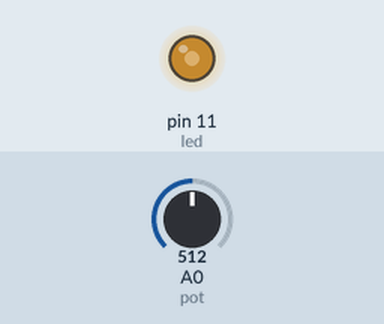
The sketch below on a simulated Arduino Uno, built with avr-gcc and run on an emulated ATmega328P. Parts: output pins drawn as LEDs (lit = HIGH). The inputs (shaded band) are chosen by the test bench; at power-on: A0 (pot) = 512.

Above: at 1.2 s.
1.3 s: A0 (pot) set to 716
At 2.5 s:
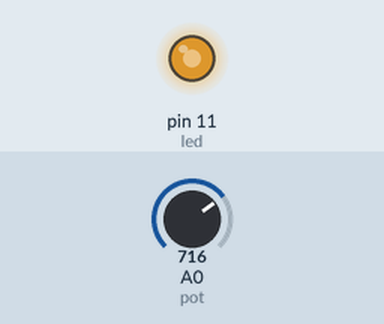
2.8 s: A0 (pot) set to 900
At 3.7 s:
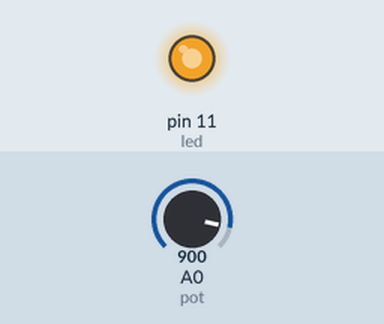
4.3 s: A0 (pot) set to 122
At 4.8 s:
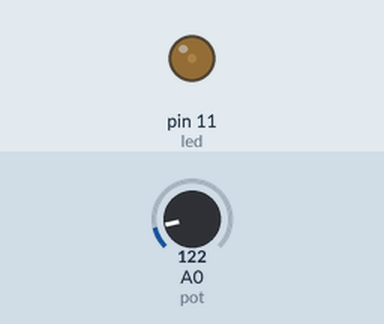
5.8 s: A0 (pot) set to 0
At 7.0 s:
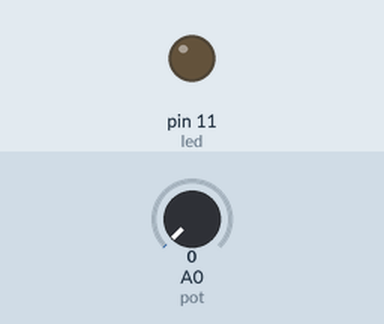
7.3 s: A0 (pot) set to 511
At 8.3 s:
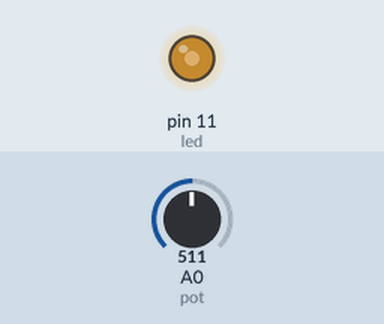
Timing chart, 0 to 9.8 s (numbered marks = the images above; inputs shaded):
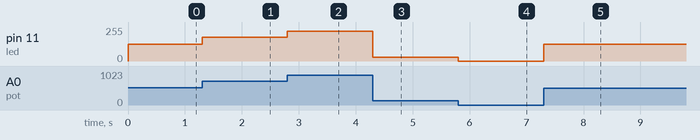

The sketch:

ledPWM.ino
```cpp
int led = 11;
int pot = A0;
int x , y;

void setup() {
  pinMode(led , OUTPUT);
  pinMode(pot , INPUT);
}

void loop() {
  x = analogRead(A0);
  y = map(x,0,1023,0,255);
  analogWrite(led , y);
  }
```

Measured:
- after the input at 1.3 s, pin 11 (led): 127/255 → 178/255 at once
- after the input at 2.8 s, pin 11 (led): 178/255 → 224/255 at once
- after the input at 4.3 s, pin 11 (led): 224/255 → 30/255 at once
- after the input at 5.8 s, pin 11 (led): 30/255 → 0/255 at once
- after the input at 7.3 s, pin 11 (led): 0/255 → 127/255 at once
